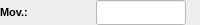
              <widget class="QWidget" name="widget_19" native="true">
               <property name="minimumSize">
                <size>
                 <width>0</width>
                 <height>20</height>
                </size>
               </property>
               <property name="maximumSize">
                <size>
                 <width>16777215</width>
                 <height>25</height>
                </size>
               </property>
               <layout class="QHBoxLayout" name="horizontalLayout_14">
                <property name="leftMargin">
                 <number>0</number>
                </property>
                <property name="topMargin">
                 <number>0</number>
                </property>
                <property name="rightMargin">
                 <number>0</number>
                </property>
                <property name="bottomMargin">
                 <number>0</number>
                </property>
                <item>
                 <widget class="QLabel" name="label_16">
                  <property name="minimumSize">
                   <size>
                    <width>90</width>
                    <height>0</height>
                   </size>
                  </property>
                  <property name="maximumSize">
                   <size>
                    <width>90</width>
                    <height>16777215</height>
                   </size>
                  </property>
                  <property name="font">
                   <font>
                    <pointsize>8</pointsize>
                    <weight>75</weight>
                    <bold>true</bold>
                   </font>
                  </property>
                  <property name="text">
                   <string>Mov.:</string>
                  </property>
                 </widget>
                </item>
                <item>
                 <widget class="QLineEdit" name="line_Movimentacao">
                  <property name="sizePolicy">
                   <sizepolicy hsizetype="Preferred" vsizetype="Preferred">
                    <horstretch>0</horstretch>
                    <verstretch>0</verstretch>
                   </sizepolicy>
                  </property>
                  <property name="minimumSize">
                   <size>
                    <width>90</width>
                    <height>0</height>
                   </size>
                  </property>
                  <property name="maximumSize">
                   <size>
                    <width>90</width>
                    <height>16777215</height>
                   </size>
                  </property>
                  <property name="font">
                   <font>
                    <pointsize>8</pointsize>
                    <weight>50</weight>
                    <bold>false</bold>
                   </font>
                  </property>
                  <property name="styleSheet">
                   <string notr="true">background-color: rgb(255, 255, 255);</string>
                  </property>
                  <property name="text">
                   <string/>
                  </property>
                  <property name="alignment">
                   <set>Qt::AlignCenter</set>
                  </property>
                 </widget>
                </item>
                <item>
                 <widget class="QLabel" name="label_8">
                  <property name="text">
                   <string/>
                  </property>
                 </widget>
                </item>
               </layout>
              </widget>
